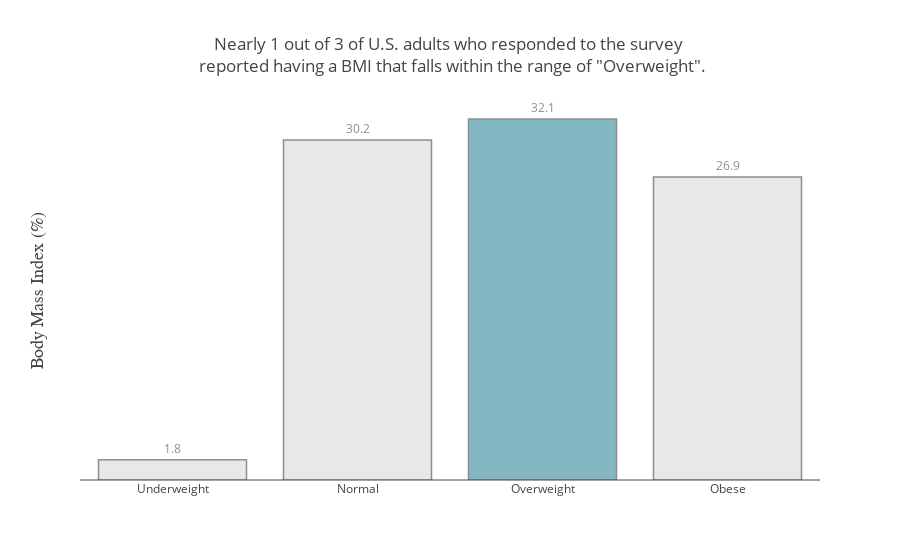

Source (notebook cell):
### Code cell
graphData=freq_table.reset_index().copy()
#pass data in
data = [go.Bar(x=graphData.loc[0:3]['index'],
               y=graphData.loc[0:3]['Percent'],
               text=round((graphData.loc[0:3]['Percent']),1),
               textposition='outside',marker=dict(
               color=['rgb(217,217,217)',
                      'rgb(217,217,217)',
                      'rgb(49,138,155)',
                      'rgb(217,217,217)']
                   ,line=dict(color='rgb(68,68,68)',
               width=1.5),),opacity=0.6)]

layout = go.Layout(
                title='Nearly 1 out of 3 of U.S. adults who responded to the survey <br> reported having a BMI that falls within the range of "Overweight".',
                yaxis=dict(title='Body Mass Index (%)',ticks='',showticklabels=False,showgrid=False,
                titlefont=dict(family='Arial, sans-serif',size=18,color='444444',))
                ,xaxis=dict(ticks='',tickangle=0))

fig = go.Figure(data=data, layout=layout)
py.iplot(fig, filename='text-hover-bar')

### Figure 1 — Plotly figure (JSON) as saved in the notebook; plotly's stock layout.template omitted (floating-point values rounded to 4 significant figures)
{"data": [{"marker": {"color": ["rgb(217,217,217)", "rgb(217,217,217)", "rgb(49,138,155)", "rgb(217,217,217)"], "line": {"color": "rgb(68,68,68)", "width": 1.5}}, "opacity": 0.6, "text": [1.8, 30.2, 32.1, 26.9], "textposition": "outside", "type": "bar", "x": ["Underweight", "Normal", "Overweight", "Obese"], "y": [1.801, 30.21, 32.06, 26.91]}], "layout": {"title": "Nearly 1 out of 3 of U.S. adults who responded to the survey <br> reported having a BMI that falls within the range of \"Overweight\".", "xaxis": {"tickangle": 0, "ticks": ""}, "yaxis": {"showgrid": false, "showticklabels": false, "ticks": "", "title": "Body Mass Index (%)", "titlefont": {"color": "444444", "family": "Arial, sans-serif", "size": 18}}}}
